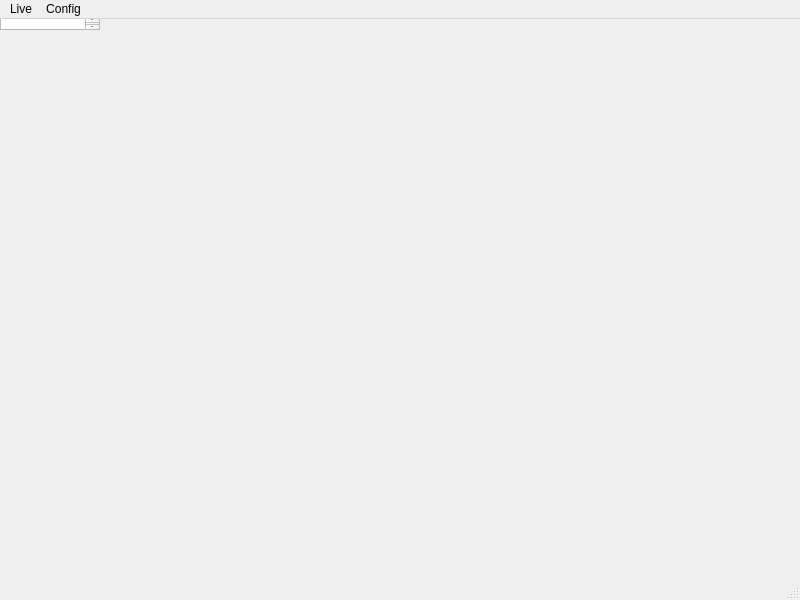
<?xml version="1.0" encoding="UTF-8"?>
<ui version="4.0">
 <class>MainWindow</class>
 <widget class="QMainWindow" name="MainWindow">
  <property name="geometry">
   <rect>
    <x>0</x>
    <y>0</y>
    <width>800</width>
    <height>600</height>
   </rect>
  </property>
  <property name="windowTitle">
   <string>rpmlife</string>
  </property>
  <widget class="QSplitter" name="splitter">
   <property name="sizePolicy">
    <sizepolicy hsizetype="Expanding" vsizetype="Expanding">
     <horstretch>0</horstretch>
     <verstretch>0</verstretch>
    </sizepolicy>
   </property>
   <property name="orientation">
    <enum>Qt::Vertical</enum>
   </property>
   <widget class="QGraphicsView" name="gvEnvironment"/>
   <widget class="QPlainTextEdit" name="teLog"/>
  </widget>
  <widget class="QMenuBar" name="menuBar">
   <property name="geometry">
    <rect>
     <x>0</x>
     <y>0</y>
     <width>800</width>
     <height>21</height>
    </rect>
   </property>
   <widget class="QMenu" name="menuLive">
    <property name="title">
     <string>Live</string>
    </property>
    <addaction name="actionRun"/>
    <addaction name="actionAdd_living_beeing"/>
    <addaction name="actionAdd_beeings"/>
   </widget>
   <widget class="QMenu" name="menuConfig">
    <property name="title">
     <string>Config</string>
    </property>
    <addaction name="actionEdit_config"/>
   </widget>
   <addaction name="menuLive"/>
   <addaction name="menuConfig"/>
  </widget>
  <widget class="QStatusBar" name="statusBar"/>
  <action name="actionEdit_config">
   <property name="text">
    <string>Edit config</string>
   </property>
  </action>
  <action name="actionRun">
   <property name="text">
    <string>Run</string>
   </property>
  </action>
  <action name="actionAdd_living_beeing">
   <property name="text">
    <string>Add living beeing</string>
   </property>
  </action>
  <action name="actionAdd_beeings">
   <property name="text">
    <string>Add beeings...</string>
   </property>
  </action>
 </widget>
 <layoutdefault spacing="6" margin="11"/>
 <resources/>
 <connections/>
</ui>
